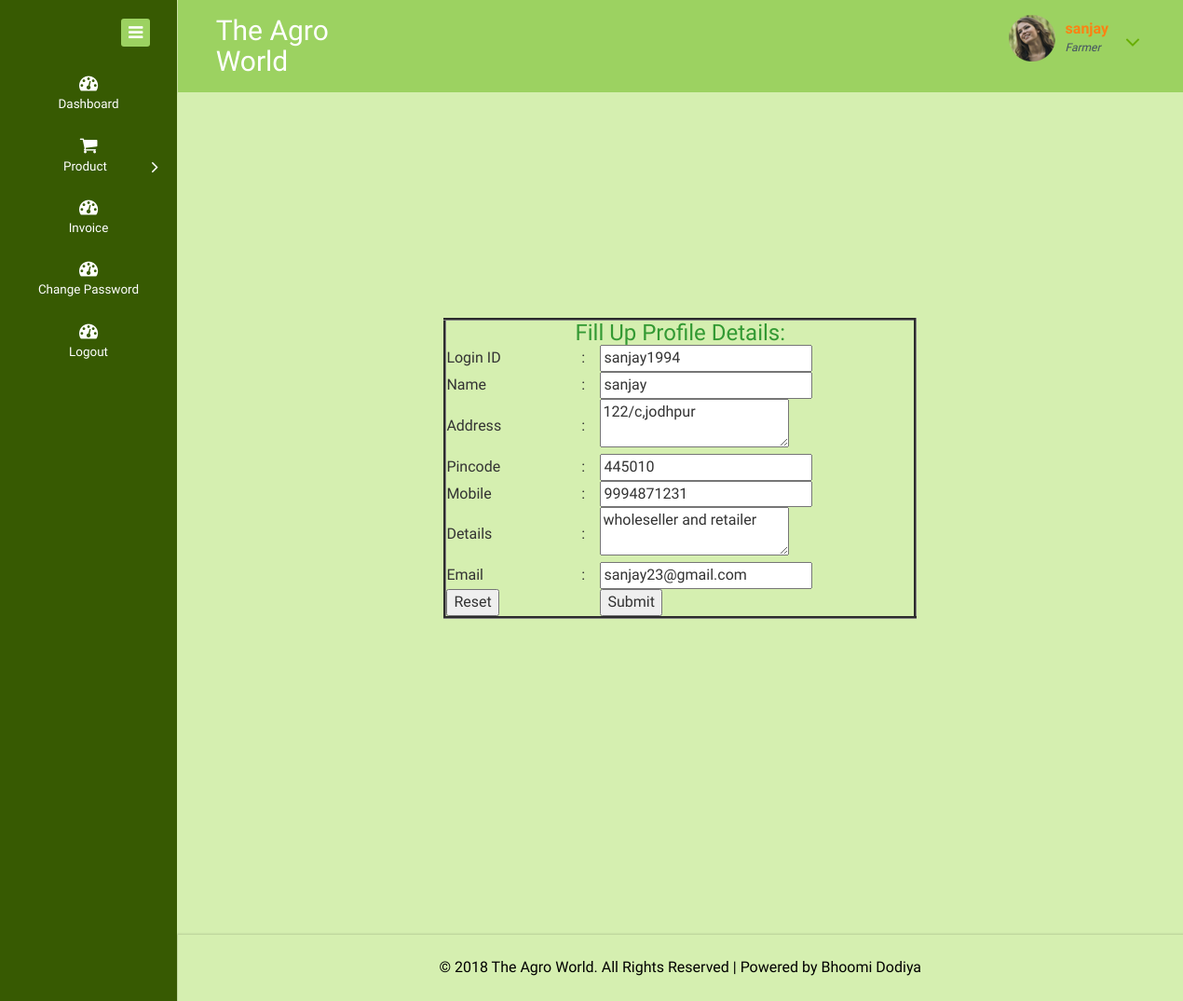
The app's page /Website/farmer/profile.php (signed in) with its own data.
### tables this page shows
CREATE TABLE IF NOT EXISTS `tbl_farmer` (
  `f_id` int(11) NOT NULL AUTO_INCREMENT,
  `f_login` varchar(20) NOT NULL,
  `password` varchar(15) NOT NULL,
  `fname` varchar(15) NOT NULL,
  `faddress` varchar(255) NOT NULL,
  `pincode` varchar(8) NOT NULL,
  `mobile` varchar(14) NOT NULL,
  `details` varchar(50) NOT NULL,
  `email` varchar(35) NOT NULL,
  `f_pic` varchar(100) NOT NULL,
  `flag` int(1) NOT NULL,
  PRIMARY KEY (`f_id`)
);

### Website/farmer/profile.php (the view, shortened to what this page needs)
<?php
$ii=$_SESSION['abc'];
$qq=mysql_query("select * from  tbl_farmer where f_id=$ii")or die ("QF");
$dataa=mysql_fetch_array($qq);
?>
<!DOCTYPE HTML>
<html>
<head>
<link href="css/bootstrap.css" rel="stylesheet" type="text/css" media="all">
<link href="css/style.css" rel="stylesheet" type="text/css" media="all"/>
<link href="css/font-awesome.css" rel="stylesheet">
</head>
<body>
<div class="page-container">
   <div class="left-content">
	   <div class="mother-grid-inner">
				<div class="header-main">
					<div class="header-left">
							<?php include("logo.php") ?>
							<div class="clearfix"> </div>
						 </div>
						 <div class="header-right">
							<?php include("top_menu.php");?>
							<div class="clearfix"> </div>
						</div>
				     <div class="clearfix"> </div>
				</div>
<div class="inner-block">
<div class="climate">
	<p>&nbsp;</p>
			<p>&nbsp;</p>
			<p>&nbsp;</p>
			<p>&nbsp;</p>
			<p>&nbsp;</p>
			<form action="" method="post" enctype="multipart/form-data" name="form1" id="form1">
				<table width="50%"  style="border-style:groove" align="center" bgcolor="#CC99CC">
  <tr>
    <td colspan="3"><h3 align="center" class="style1">Fill Up Profile Details: </h3></td>
    </tr>
  <tr>
    <td width="29%">Login ID </td>
    <td width="4%">:</td>
    <td width="67%"><input name="lid" type="text" id="lid" value="<?php echo $dataa['f_login'];?>" readonly=""></td>
  </tr>
  <tr>
    <td> Name	</td>
    <td>:</td>
    <td><input name="nm" type="text" id="nm" value="<?php echo $dataa['fname'];?>"></td>
  </tr>
  <tr>
    <td> Address	</td>
    <td>:</td>
    <td><textarea name="add" id="add"><?php echo $dataa['faddress'];?></textarea></td>
  </tr>
  <tr>
    <td> Pincode	</td>
    <td>:</td>
    <td><input name="pin" type="text" id="pin" value="<?php echo $dataa['pincode'];?>"></td>
  </tr>
  <tr>
    <td> Mobile	</td>
    <td>:</td>
    <td><input name="mob" type="text" id="mob" value="<?php echo $dataa['mobile'];?>"></td>
  </tr>
  <tr>
    <td> Details	</td>
    <td>:</td>
    <td><textarea name="det" id="det"><?php echo $dataa['details'];?></textarea></td>
  </tr>
  <tr>
    <td>Email</td>
    <td>:</td>
    <td><input name="em" type="text" id="em" value="<?php echo $dataa['email'];?>"></td>
  </tr>
  <tr>
    <td><input type="reset" name="Submit2" value="Reset"></td>
    <td>&nbsp;</td>
    <td><input type="submit" name="Submit" value="Submit"></td>
  </tr>
</table>
			</form>
			<p>&nbsp;</p>
			<p>&nbsp;</p>
			<p>&nbsp;</p>
			<p>&nbsp;</p>
			<p>&nbsp;</p>
			<p>&nbsp;</p>
			<p>&nbsp;</p>
			<p>&nbsp;</p>
			<p>&nbsp;</p>
			<p>&nbsp;</p>
			<p>&nbsp;</p>
			<p>&nbsp;		  </p>
	<div class="col-md-4 climate-grids">
	</div>
	<div class="clearfix"> </div>
</div>
</div>
<?php include("copyrights.php") ?>
</div>
</div>
    <div class="sidebar-menu">
		  	<div class="logo"> <a href="#" class="sidebar-icon"> <span class="fa fa-bars"></span> </a>  </div>
		    <?php include("menu.php");?>
	 </div>
</div>
</body>
</html>

### Website/farmer/top_menu.php (shortened to what this page needs)
<?php
	$i=$_SESSION['abc'];
	$q=mysql_query("select * from tbl_farmer where f_id=$i") or die("display Fail");
	$data=mysql_fetch_array($q);
?>
<div class="profile_details">
								<ul>
									<li class="dropdown profile_details_drop">
										<a href="#" class="dropdown-toggle" data-toggle="dropdown" aria-expanded="false">
											<div class="profile_img">
												<span class="prfil-img"><img src="images/p1.png" alt=""> </span>
												<div class="user-name">
													<p><?php echo $data['fname'];?></p>
													<span>Farmer</span>
												</div>
												<i class="fa fa-angle-down lnr"></i>
												<div class="clearfix"></div>
											</div>
										</a>
									</li>
								</ul>
							</div>

### records on screen
tbl_farmer: fname "sanjay", lid "sanjay1994", nm "sanjay", add "122/c,jodhpur", pin "445010", mob "9994871231", det "wholeseller and retailer", em "sanjay23@gmail.com"
